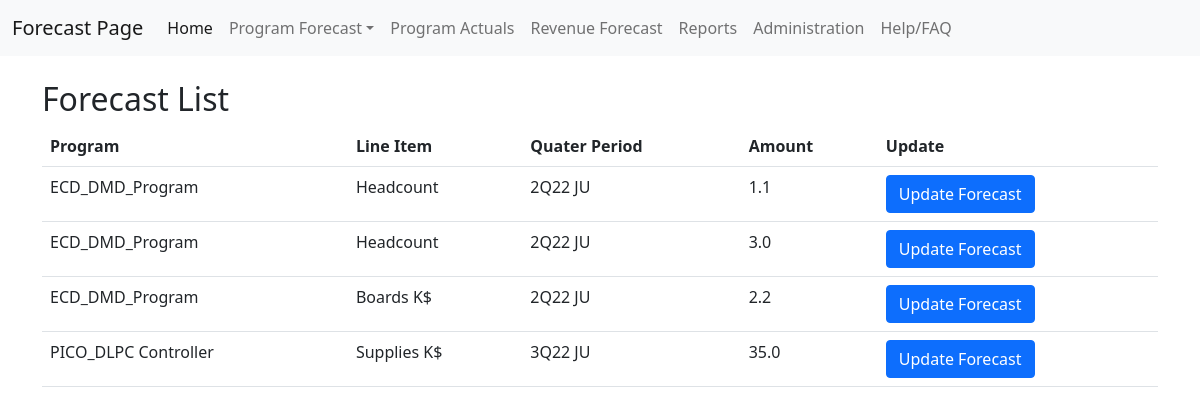
The app's page /forecast/list with its own data.
### forecast/models.py (models this page shows, shortened)
class Forecast(models.Model):
    quarter_period = models.ForeignKey('QuarterPeriod', on_delete=models.CASCADE)
    program = models.ForeignKey('Program', on_delete = models.CASCADE)
    line_item = models.ForeignKey('LineItem', on_delete=models.CASCADE)
    amt = models.FloatField()
    comment = models.CharField(max_length=1000)

class Program(models.Model):
    program = models.CharField(max_length=100)
    program_manager = models.CharField(max_length = 100)
    forecast_this_cycle = models.BooleanField(default=True)
    sbe_2 = models.ForeignKey('Sbe_2', on_delete=models.CASCADE)
    def __str__(self):
        return self.program

class LineItem(models.Model):
    line_item = models.CharField(max_length=20)
    def __str__(self):
        return self.line_item

class QuarterPeriod(models.Model):
    quarter_period = models.CharField(max_length=8, null=True)
    forecast_this_cycle = models.BooleanField(default=True)
    def __str__(self):
        return self.quarter_period

### forecast/views.py (the view)
# urls.py: path('forecast/list', views.ForecastListView.as_view(), name = 'forecast_list'),
class ForecastListView(ListView):
    model = Forecast
    def get_queryset(self):
        program = Forecast.objects.distinct()
        return program

### forecast/templates/forecast/forecast_list.html
{% extends 'base.html' %}
{% block body_block %}
<h1>Program List</h1>
    <div class="container">
      <br>
      <h2>Forecast List</h2>
      <table class = 'table'>
        <tbody>
          <tr>
            <th>Program</th>
            <th>Line Item</th>
            <th>Quater Period</th>
            <th>Amount</th>
            <th>Update</th>
          </tr>
          {% for pgm in forecast_list %}
          <tr>
            <td>{{pgm.program}}</td>
            <td>{{pgm.line_item}}</td>
            <td>{{pgm.quarter_period}}</td>
            <td>{{pgm.amt}}</td>
            <td><a class = 'btn btn-primary' href="{% url 'forecast_edit' pk=pgm.pk %}">Update Forecast</a></td>
          </tr>
          {% endfor %}
        </tbody>
      </table>
    </div>
{% endblock %}

### forecast/templates/forecast/base.html (shortened to what this page needs)
<!DOCTYPE html>
{% load static %}
<html lang="en" dir="ltr">
  <head>
    <link href="https://cdn.jsdelivr.net/npm/bootstrap@5.1.3/dist/css/bootstrap.min.css" rel="stylesheet">
    <nav class= 'navbar navbar-expand navbar-light bg-light fixed-top'>
      <div class="container-fluid">
        <div class="navbar-header">
          <a href="{% url 'index' %}" class="navbar-brand">Forecast Page</a>
        </div>
        <div class="collapse navbar-collapse">
          <ul class="navbar-nav me-auto">
            <li class = 'nav-item'>
              <a href="{% url 'index' %}" class = 'nav-link active' aria-current='page'>Home</a>
            </li>
            <li class = 'nav-item dropdown'>
              <a class="nav-link dropdown-toggle" href="broken_page.html" id="dropdown04" data-bs-toggle="dropdown" aria-expanded="true">Program Forecast</a>
            </li>
            <li class='nav-item'>
              <a href="{% url 'broken_page' %}" class = 'nav-link'>Program Actuals</a>
            </li>
            <li class='nav-item'>
              <a href="{% url 'broken_page' %}" class = 'nav-link'>Revenue Forecast</a>
            </li>
            <li class='nav-item'>
              <a href="{% url 'export_csv' %}" class = 'nav-link'>Reports</a>
            </li>
            <li class='nav-item'>
              <a href="{% url 'admin:index' %}" class = 'nav-link'>Administration</a>
            </li>
            <li class='nav-item'>
              <a href="{% url 'broken_page' %}" class = 'nav-link'>Help/FAQ</a>
            </li>
          </ul>
        </div>
      </div>
    </nav>
  </head>
  <body>
    {% block body_block %}
    {% endblock %}
  </body>
</html>

### records on screen
Forecast: program "ECD_DMD_Program", line_item "Headcount", quarter_period "2Q22 JU", amt "1.1"
Forecast: program "ECD_DMD_Program", line_item "Headcount", quarter_period "2Q22 JU", amt "3.0"
Forecast: program "ECD_DMD_Program", line_item "Boards K$", quarter_period "2Q22 JU", amt "2.2"
Forecast: program "PICO_DLPC Controller", line_item "Supplies K$", quarter_period "3Q22 JU", amt "35.0"
